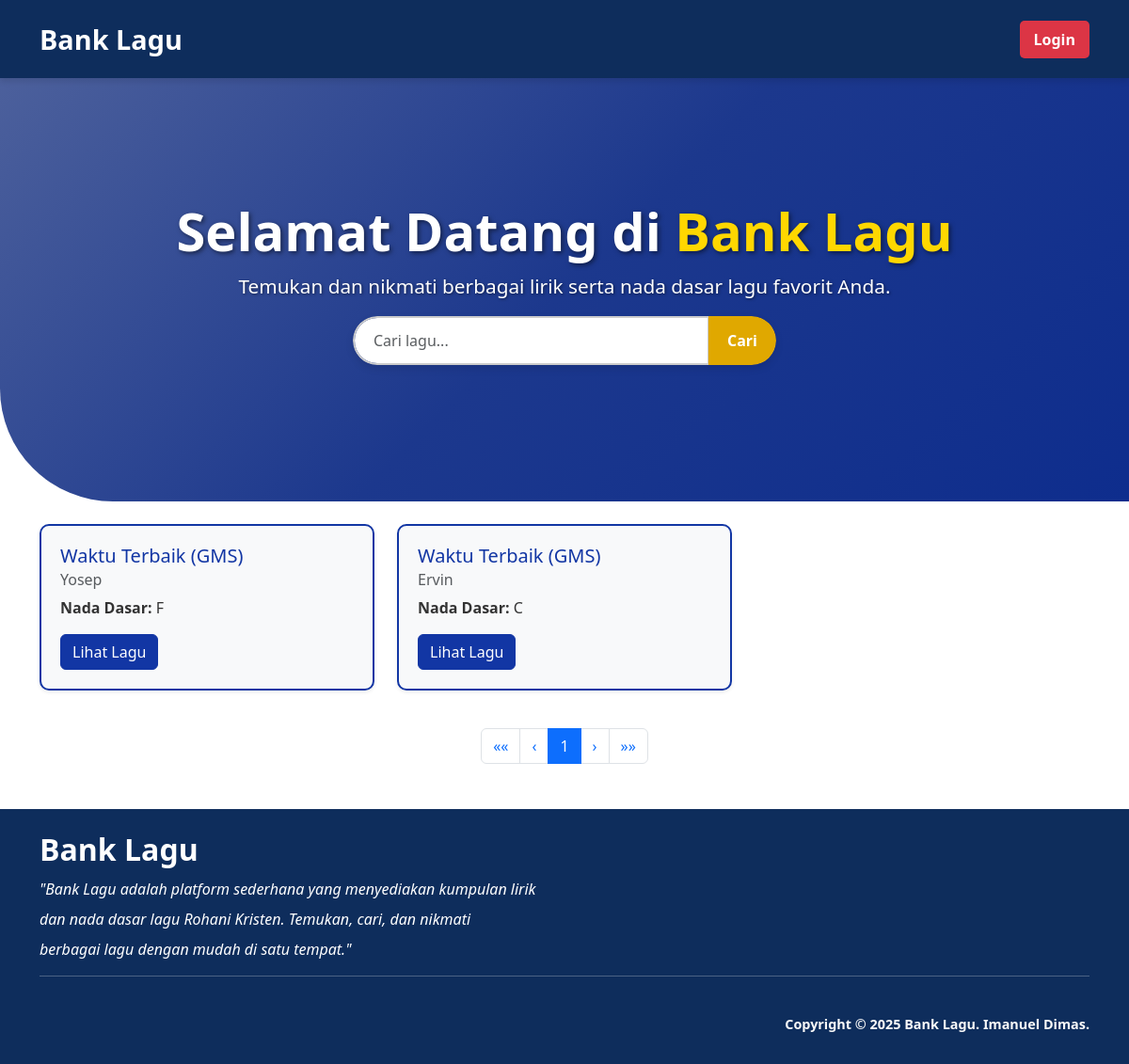
/index.php?cari=Waktu Terbaik (GMS), run on the app's committed database.
### tables this page shows
CREATE TABLE `lagu` (
  `id` int NOT NULL,
  `judul` varchar(100) NOT NULL,
  `penyanyi` varchar(100) NOT NULL,
  `lirik` text NOT NULL,
  `nada_dasar` varchar(20) NOT NULL,
  `created_at` timestamp NULL DEFAULT CURRENT_TIMESTAMP
);

### index.php (the view, shortened to what this page needs)
<!DOCTYPE html>
<html lang="en">
<head>
    <link href="https://cdn.jsdelivr.net/npm/bootstrap@5.3.0/dist/css/bootstrap.min.css" rel="stylesheet">
    <link rel="stylesheet" href="https://cdnjs.cloudflare.com/ajax/libs/font-awesome/6.4.0/css/all.min.css">
    <link rel="stylesheet" href="style.css">
</head>
<body>
<nav class="navbar navbar-expand-lg navbar-dark">
    <div class="container">
        <a class="navbar-brand" href="index.php">Bank Lagu</a>
        <div class="collapse navbar-collapse" id="navbarNav">
            <a href="./admin/admin_login.php" class="btn btn-danger">Login</a>
        </div>
    </div>
</nav>
<div class="hero text-center bg-light py-5">
    <div class="container">
    <h1>Selamat Datang di <span>Bank Lagu</span></h1>
        <p>Temukan dan nikmati berbagai lirik serta nada dasar lagu favorit Anda.</p>
        <form method="GET" action="index.php" class="mb-3">
            <div class="input-group mx-auto">
                <input type="text" class="form-control" name="cari" placeholder="Cari lagu...">
                <button type="submit" class="btn btn-primary">Cari</button>
            </div>
        </form>
    </div>
</div>
<div class="container mt-4">
    <div class="row">
        <?php
        include './admin/koneksi.php';
        $perPage = 6;
        $page = isset($_GET['page']) ? (int)$_GET['page'] : 1;
        $offset = ($page - 1) * $perPage;
        $cari = isset($_GET['cari']) ? $_GET['cari'] : '';
        $query = "SELECT * FROM lagu WHERE judul LIKE '%$cari%' ORDER BY judul ASC LIMIT $offset, $perPage";
        $result = mysqli_query($conn, $query);
        while ($row = mysqli_fetch_assoc($result)) {
            echo "<div class='col-md-4 mb-3'>
                    <div class='card shadow-sm custom-card'>
                        <div class='card-body'>
                            <h5 class='card-title'>{$row['judul']}</h5>
                            <h6 class='card-subtitle mb-2 text-muted'>{$row['penyanyi']}</h6>
                            <p class='card-text'><strong>Nada Dasar:</strong> {$row['nada_dasar']}</p>
                            <a href='lagu.php?id={$row['id']}' class='btn btn-primary'>Lihat Lagu</a>
                        </div>
                    </div>
                  </div>";
        }
        $countQuery = "SELECT COUNT(*) as total FROM lagu WHERE judul LIKE '%$cari%'";
        $countResult = mysqli_query($conn, $countQuery);
        $totalSongs = mysqli_fetch_assoc($countResult)['total'];
        $totalPages = ceil($totalSongs / $perPage);
        ?>
    </div>
    <nav aria-label="Page navigation">
    <ul class="pagination justify-content-center mt-4">
        <li class="page-item">
            <a class="page-link" href="?page=1&cari=<?php echo urlencode($cari); ?>" aria-label="First">
                <span aria-hidden="true">&laquo;&laquo;</span>
            </a>
        </li>
        <li class="page-item">
            <a class="page-link" href="?page=<?php echo max($page - 1, 1); ?>&cari=<?php echo urlencode($cari); ?>" aria-label="Previous">
                <span aria-hidden="true">&lsaquo;</span>
            </a>
        </li>
        <?php for ($i = 1; $i <= $totalPages; $i++) { ?>
            <li class="page-item <?php echo ($i == $page) ? 'active' : ''; ?>">
                <a class="page-link" href="?page=<?php echo $i; ?>&cari=<?php echo urlencode($cari); ?>"><?php echo $i; ?></a>
            </li>
        <?php } ?>
        <li class="page-item">
            <a class="page-link" href="?page=<?php echo min($page + 1, $totalPages); ?>&cari=<?php echo urlencode($cari); ?>" aria-label="Next">
                <span aria-hidden="true">&rsaquo;</span>
            </a>
        </li>
        <li class="page-item">
            <a class="page-link" href="?page=<?php echo $totalPages; ?>&cari=<?php echo urlencode($cari); ?>" aria-label="Last">
                <span aria-hidden="true">&raquo;&raquo;</span>
            </a>
        </li>
    </ul>
    </nav>
</div>
<footer class=" text-white py-4 mt-5">
    <div class="container">
        <h3>Bank Lagu</h3>
        <p>"Bank Lagu adalah platform sederhana yang menyediakan kumpulan lirik</p>
        <p> dan nada dasar lagu Rohani Kristen. Temukan, cari, dan nikmati </p>
        <p>berbagai lagu dengan mudah di satu tempat."</p>
        <hr>
        <div class="d-flex justify-content-end pt-4 flex-column flex-md-row">
        <p class="copyright">Copyright &copy; <span id="year"></span> Bank Lagu. Imanuel Dimas.</p>
        </div>
    </div>
</footer>
</body>
</html>

### style.css (style rules this page uses)
.navbar { background-color: #0e2d5c !important; padding: 15px 0; box-shadow: 0px 4px 6px rgba(0, 0, 0, 0.1); position: -webkit-sticky; position: sticky; top: 0; z-index: 1000; }
.navbar-brand { font-size: 1.8rem; font-weight: bold; color: #fff !important; }
.btn-danger { background-color: #dc3545; border: none; padding: 8px 15px; font-weight: bold; border-radius: 5px; transition: 0.3s; }
.hero { background: linear-gradient(135deg, #4c609c, #1c388d, #0e2d8d); height: 450px; display: flex; align-items: center; justify-content: center; text-align: center; color: white; padding: 20px; border-bottom-left-radius: 120px; }
.hero h1 { font-size: 3.5rem; font-weight: bold; text-shadow: 2px 2px 5px rgba(0, 0, 0, 0.5); }
.hero h1 span { color: #ffd700 !important; }
.hero p { font-size: 1.3rem; margin-top: 10px; text-shadow: 1px 1px 3px rgba(0, 0, 0, 0.5); }
.input-group { border-radius: 50px; overflow: hidden; box-shadow: 0 4px 8px rgba(0, 0, 0, 0.1); max-width: 450px; margin: 0 auto; }
.input-group .form-control { border-radius: 50px 0 0 50px; padding: 12px 20px; font-size: 1rem; border: 2px solid #ccc; transition: all 0.3s ease; }
.input-group .btn-primary { background-color: #e0a800; border: none; color: #fff; font-weight: bold; padding: 12px 20px; border-radius: 0 50px 50px 0; transition: 0.3s; }
.custom-card { border: 2px solid #1236a4; border-radius: 10px; background-color: #f8f9fa; transition: transform 0.3s ease-in-out; }
.custom-card .card-body { padding: 20px; }
.custom-card .card-title { font-size: 1.25rem; color: #1236a4; }
.custom-card .card-subtitle { font-size: 1rem; color: #6c757d; }
.custom-card .card-text { font-size: 1rem; color: #333; }
.custom-card .btn-primary { background-color: #1236a4; border-color: #1236a4; }
footer { background-color: #0e2d5c; color: white; padding: 20px 0; position: relative; bottom: 0; width: 100%; }
footer h3 { font-size: 2rem; margin-bottom: 10px; font-weight: bold; }
footer p { font-size: 1rem; font-style: italic; margin-bottom: 8px; }
footer .copyright { color: #f9f9f9; font-size: 0.9rem; font-style: normal; font-weight: bolder; }

### data on the page
lagu: judul "Waktu Terbaik (GMS)", penyanyi "Yosep", nada_dasar "F"
lagu: judul "Waktu Terbaik (GMS)", penyanyi "Ervin", nada_dasar "C"
